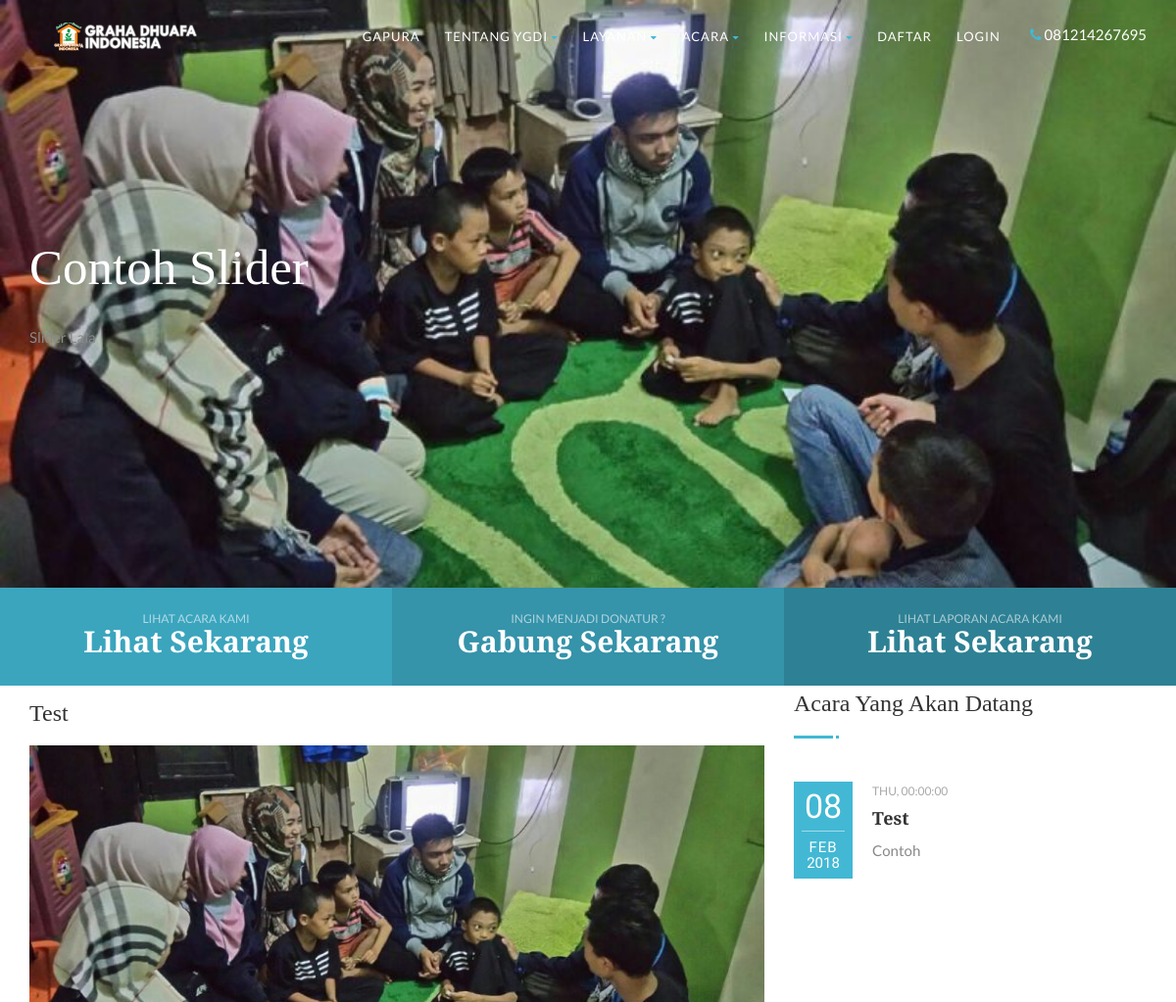
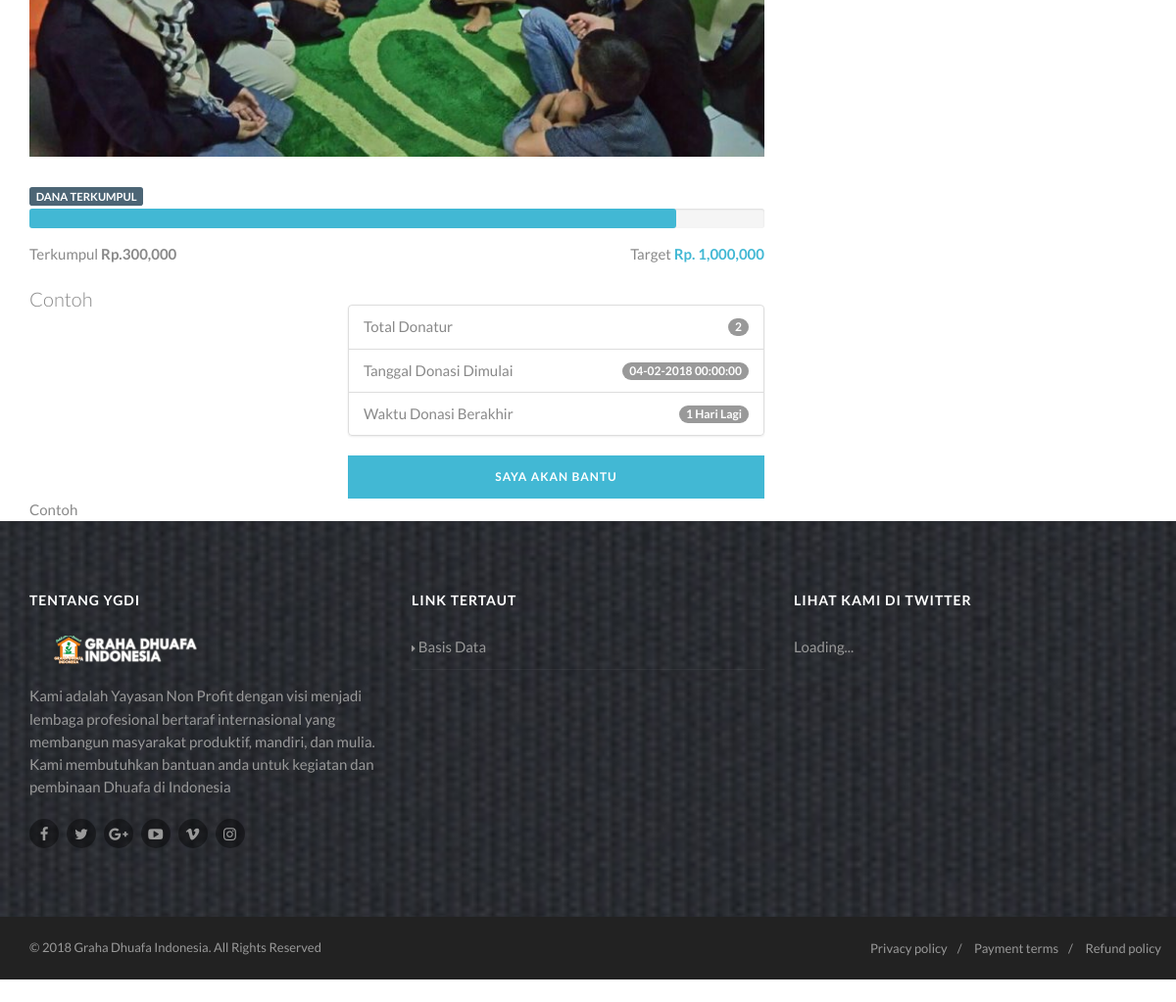
/public/detail/contoh-event, run on the app's committed database (2 pictures, top to bottom).
### tables this page shows
CREATE TABLE `galeri` (
  `id_galeri` int(11) NOT NULL,
  `judul` varchar(50) NOT NULL,
  `deskripsi` varchar(255) NOT NULL,
  `img` varchar(50) NOT NULL,
  `id_admin` int(11) NOT NULL
);

CREATE TABLE `event` (
  `id_event` int(11) NOT NULL,
  `slug` varchar(50) NOT NULL,
  `judul` varchar(100) NOT NULL,
  `deskripsi` text NOT NULL,
  `rangkuman` varchar(250) NOT NULL,
  `gambar` varchar(40) NOT NULL,
  `target_biaya` double NOT NULL,
  `mulai_acara` datetime NOT NULL,
  `selesai_acara` datetime NOT NULL,
  `mulai_donasi` datetime NOT NULL,
  `selesai_donasi` datetime NOT NULL,
  `dibuat` datetime NOT NULL DEFAULT CURRENT_TIMESTAMP,
  `id_admin` int(11) NOT NULL
);

### application/libraries/Template.php (called while the page is built, shortened)
<?php
class Template {
  public $ci;
  public function __construct()
  {
    $obj =& get_instance();
    $this->ci = $obj;
  }
  function diffdays($date_1 , $date_2 , $differenceFormat = '%a' )
  {
      $datetime1 = date_create($date_1);
      $datetime2 = date_create($date_2);
      $interval = date_diff($datetime1, $datetime2);
      return $interval->format($differenceFormat);
  }
  public function setTemplate($content,$addons="",$header="",$footer="",$js="",$css="")
  {
    $data = array();
    $data["data"] = $addons;
    $galeri = $this->ci->config->item("galeri");
    $data["data"]["galeri"] = $galeri->result();
    $resCSS = $this->ci->config->item("css");
    $resJS = $this->ci->config->item("js");
    if($js == "" && $css == ""){
      $data["css"] =  $resCSS;
      $data["js"] =   $resJS;
    }else{
      $data["css"] = $js;
      $data["js"] = $css;
    }
    if($header == "" && $footer == ""){
      $this->ci->load->view($content,$data);
    }else{
      $this->ci->load->view($header,$data);
      $this->ci->load->view($content,$data);
      $this->ci->load->view($footer,$data);
    }
  }
}

### application/controllers/public/Detail.php (called while the page is built, shortened)
<?php
class Detail extends CI_Controller{
  function page($slug = "")
  {
    if($slug != ""){
      $resCSS = $this->config->item("css");
      $resJS = $this->config->item("js");
      array_push($resJS,base_url("assets/js/detail.js"));
      $eventdetail = $this->event->find(array("slug"=>$slug));
      if($eventdetail->num_rows() > 0){
        $nowdate = date("Y-m-d H:i:s");
        $eventselanjutnya = $this->event->find(array("mulai_acara >="=>$nowdate));
        $this->template->setTemplate("public/deskripsi",array("judul"=>$eventdetail->row()->judul,"event_upcoming"=>$eventselanjutnya->result(),"slug"=>$slug,"event"=>$eventdetail->row()),"themepublic/header","themepublic/footer",$resCSS,$resJS);
      }else{
        redirect(base_url("notfound"));
      }
    }else{
      redirect(base_url("notfound"));
    }
  }
}

### index.php (called while the page is built, shortened)
<?php
require_once BASEPATH.'core/CodeIgniter.php';

### application/models/Galeri.php (called while the page is built, shortened)
<?php
class Galeri extends CI_Model{
  function find($value='')
  {
    if($value != ""){
      return $this->db->get_where("galeri",$value);
    }else{
      return $this->db->get("galeri");
    }
  }
}

### application/config/siteconfig.php (called while the page is built, shortened)
<?php
$obj =& get_instance();
$galeri = $obj->galeri->find();

### application/models/Event.php (called while the page is built, shortened)
<?php
class Event extends CI_Model{
  public $limit = 4;
  function find($value='')
  {
    if($value != ""){
      return $this->db->limit($this->limit,0)->order_by("id_event","desc")->where($value)->get("event");
    }else{
      return $this->db->limit($this->limit,0)->order_by("id_event","desc")->get("event");
    }
  }
  function eventdonasi($value = "",$status = 1){
    if($value != ""){
      return $this->db->select("*")->from("event a")->join("event_donasi b","a.id_event = b.id_event")->where("b.status",$status)->where($value)->get();
    }else{
      return $this->db->select("*")->from("event a")->join("event_donasi b","a.id_event = b.id_event")->where("b.status",$status)->get();
    }
  }
}

### application/views/public/deskripsi.php (the view)
<div class="content">
    <div class="container">
        <div class="row">
            <div id="konten" class="col-md-8 content-block">
                <h3><?= $data["judul"] ?></h3>
                <div class="post-media">
                    <img src="<?= base_url("_upload/".$data["event"]->gambar) ?>" alt="">
                </div>
                <?php
                  $dataEvent = $this->event->eventdonasi(array("slug"=>$data["slug"]));
                  $total = 0;
                  foreach ($dataEvent->result() as $key => $value) {
                    $total = $total +  $value->total_donasi;
                  }
                  $persentasi = ($total*100)/$data["event"]->target_biaya;
                  $diffdays = $this->template->diffdays(date("Y-m-d H:i:s"),$data["event"]->selesai_donasi);
                ?>
                  <span class="label label-default">Dana Terkumpul</span>
                  <div class="progress">
                        <div style="width: 88%;" class="progress-bar progress-bar-primary" data-appear-progress-animation="<?= $persentasi ?>%" data-appear-animation-delay="100"> <span class="progress-bar-tooltip"><?= $persentasi ?>%</span> </div>
                  </div>
                  <div class="pull-left">Terkumpul <strong>Rp.<?= number_format($total) ?></strong></div>
                  <div class="pull-right">Target <strong class="accent-color">Rp. <?= number_format($data["event"]->target_biaya) ?></strong></div>
                  <div class="spacer-20"></div>
                  <div class="row">
                    <div class="col-md-5 col-sm-5">
                      <p class="lead"><?= $data["event"]->rangkuman ?></p>
                    </div>
                      <div class="col-md-7 col-sm-7">
                          <ul class="list-group">
                          <li class="list-group-item">Total Donatur<span class="badge">2</span></li>
                          <li class="list-group-item">Tanggal Donasi Dimulai <span class="badge"><?= date("d-m-Y H:i:s",strtotime($data["event"]->mulai_donasi)) ?></span></li>
                          <li class="list-group-item">Waktu Donasi Berakhir <span class="badge"><?= (strtotime(date("Y-m-d H:i:s")) < strtotime($data["event"]->selesai_donasi))?$diffdays." Hari Lagi":"Donasi Ditutup" ?> </span></li>
                        </ul>
                          <button type="button" class="btn btn-primary btn-block" id="donasi" data-id="<?= $data["event"]->id_event ?>">Saya Akan Bantu</button>
                      </div>
                  </div>
                  <?= $data["event"]->deskripsi ?>
              </div>
              <div class="col-md-4 sidebar-block">
                <div class="widget events-calendar-widget">
                      <h3 class="widgettitle">Acara Yang Akan Datang</h3>
                      <div class="events-calendar-widget-body">
                          <ul class="events-compact-list">
                            <?php foreach ($data["event_upcoming"] as $key => $value): ?>
                              <li class="event-list-item">
                                <span class="event-date">
                                    <span class="date"><?= date("d",strtotime($value->mulai_acara)) ?></span>
                                      <span class="month"><?= date("M",strtotime($value->mulai_acara)) ?></span>
                                      <span class="year"><?= date("Y",strtotime($value->mulai_acara)) ?></span>
                                  </span>
                                  <div class="event-list-cont">
                                    <span class="meta-data"><?= date("D",strtotime($value->mulai_acara)) ?>, <?= date("H:i:s",strtotime($value->mulai_acara)) ?></span>
                                    <h4 class="post-title"><a href="#"><?= $value->judul ?></a></h4>
                                    <p><?= $value->deskripsi ?></p>
                                  </div>
                              </li>
                            <?php endforeach; ?>
                          </ul>
                      </div>
                  </div>
                </div>
          </div>
      </div>
  </div>

### application/views/themepublic/header.php (shortened to what this page needs)
<!DOCTYPE HTML>
<html class="no-js">
<head>
  <?php
    foreach ($css as $key => $value) {
        printf("<link href='%s' rel='stylesheet' type='text/css'>\n", $value);
    }
  ?>
</head>
<body class="home">
<div class="body">
    <div class="site-header-wrapper">
        <header class="site-header">
            <div class="container">
                <div class="site-logo">
                    <a href="<?= base_url() ?>" class="default-logo"><img src="<?= $this->config->item("logo") ?>" alt="Logo"></a>
                </div>
                <div class="header-info-col"><i class="fa fa-phone"></i> <?= $this->config->item("telepon") ?></div>
                <ul class="sf-menu dd-menu pull-right" role="menu">
                    <li>
                      <a href="<?= base_url() ?>">Gapura</a>
                    </li>
                    <li><a href="#">Tentang YGDI</a>
                    </li>
                    <li><a href="#">Layanan</a>
                    </li>
                    <li><a href="#">Acara</a>
                    </li>
                    <li><a href="#">Informasi</a>
                    </li>
                    <li><a href="#sectionBanner">Daftar</a>
                    <li><a href="<?= base_url("pengguna/login") ?>">Login</a>
              	</ul>
            </div>
        </header>
    </div>
    <div class="hero-area">
    <div class="flexslider heroflex hero-slider" data-autoplay="yes" data-pagination="yes" data-arrows="yes" data-style="fade" data-pause="yes">
      <ul class="slides">
        <?php foreach ($data["galeri"] as $key => $value): ?>
        <li class="parallax" style="background-image:url(<?= base_url("_upload/".$value->img) ?>)">
          <div class="flex-caption">
            <div class="container">
              <div class="flex-caption-table">
                <div class="flex-caption-cell">
                  <div class="flex-caption-text">
                    <h2><?= $value->judul ?></h2>
                    <?= $value->deskripsi ?>
                  </div>
                </div>
              </div>
            </div>
          </div>
        </li>
      <?php endforeach; ?>
        </ul>
    </div>
  </div>
    <div id="sectionBanner" class="featured-links row">
    	<a href="#" class="featured-link col-md-4 col-sm-4">
        	<span>Lihat Acara Kami</span>
        	<strong>Lihat Sekarang</strong>
        </a>
    	<a href="#" class="featured-link col-md-4 col-sm-4">
        	<span>Ingin Menjadi Donatur ?</span>
        	<strong>Gabung Sekarang</strong>
        </a>
    	<a href="#" class="featured-link col-md-4 col-sm-4">
        	<span>Lihat Laporan Acara Kami</span>
        	<strong>Lihat Sekarang</strong>
        </a>
    </div>
    <div id="main-container">

### data on the page
galeri: img (picture), judul "Contoh Slider", deskripsi "Slider Lala"
event: judul "Test", gambar (picture), target_biaya "1,000,000", rangkuman "Contoh", mulai_donasi "04-02-2018 00:00:00", selesai_donasi "1", deskripsi "Contoh", mulai_acara "08", mulai_acara "FEB", mulai_acara "2018", mulai_acara "THU", mulai_acara "00:00:00"

### other printed values
$this->config->item("telepon") "081214267695"
$total "300,000"
